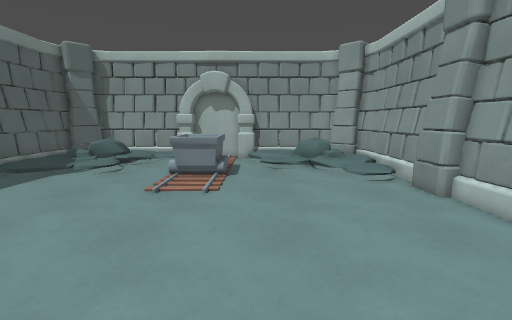
view 1 (above)

15 first-person views from a walk through a Godot game level. The camera is 1.4 m above the floor, tilts 8° down and sees 85° across. The floor is counted in squares, 0.5 m on a side. Each view is taken from the middle of a square. On the plan, view 1 faces up. The plan holds only what a view shows up to about 19 squares ahead; the rest is blank. The place goes on beyond the plan.

view 2
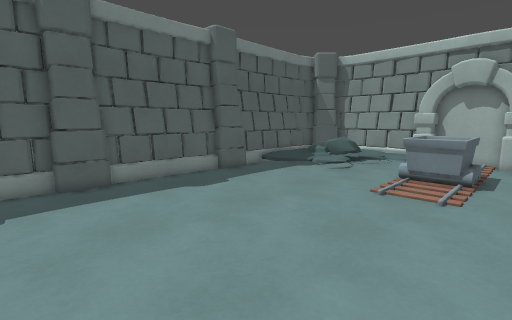

view 3
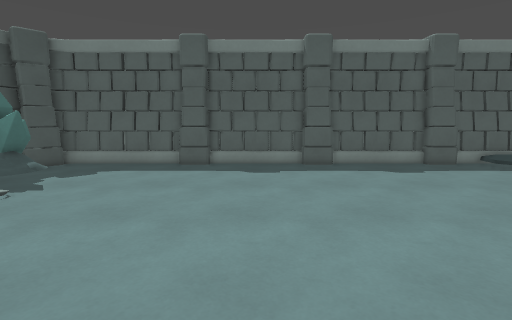

view 4
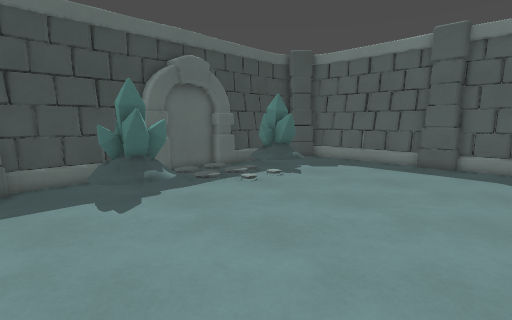

view 5
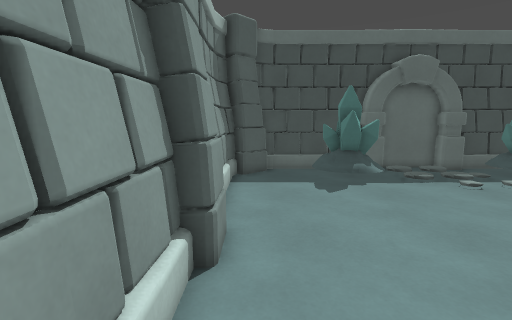

view 6
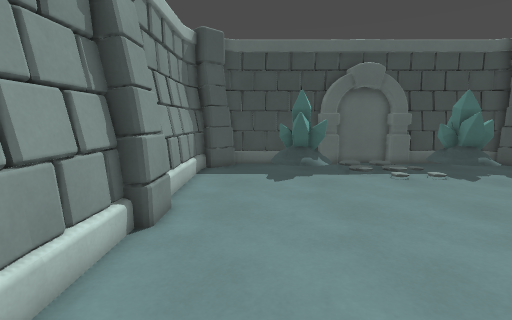

view 7
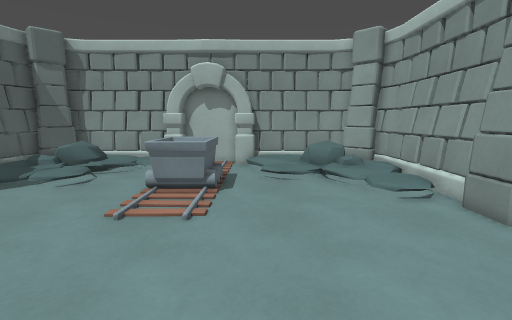

view 8
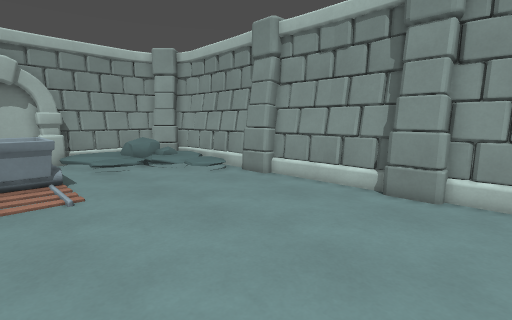

view 9
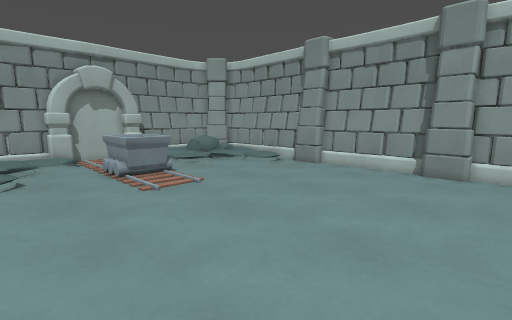

view 10
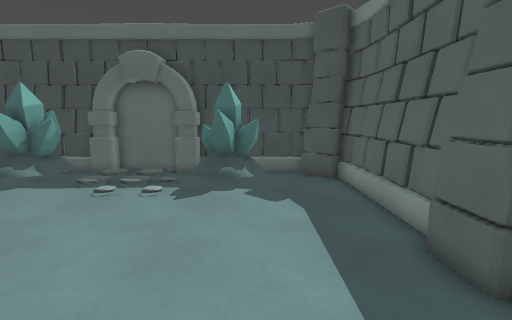

view 11
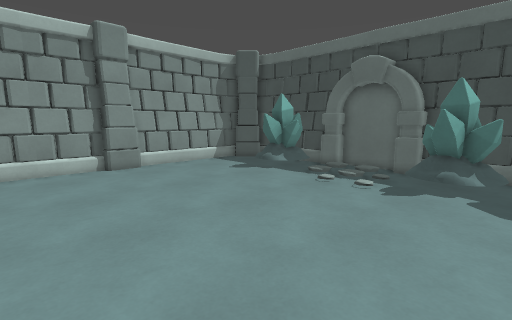

view 12
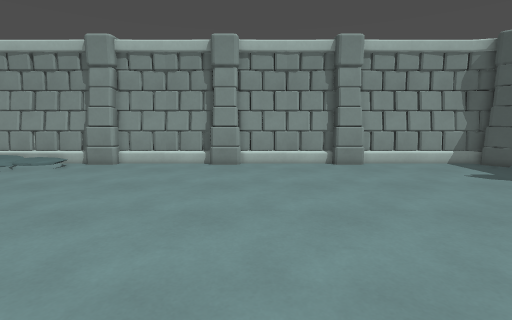

view 13
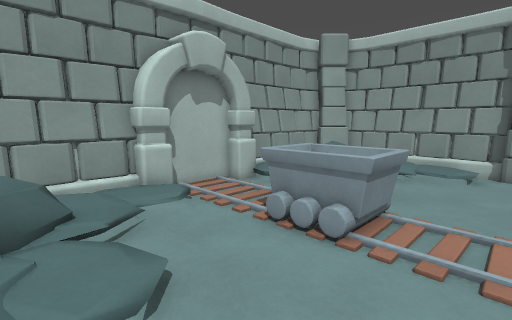

view 14
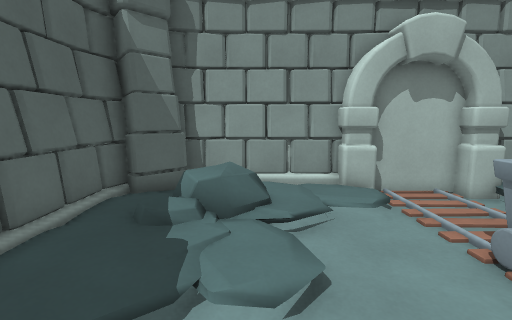

view 15
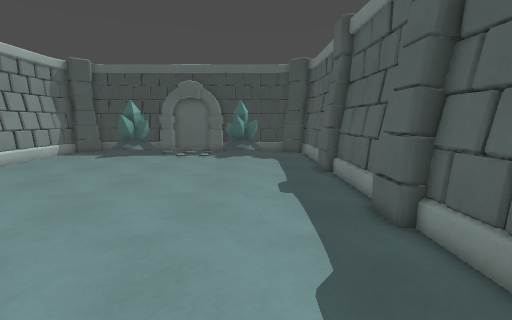

### Floor plan
Key: @ floor where view 1 was taken; # wall or solid block; . main floor; : floor 0.25 m higher than the main floor; + floor 0.5 m higher than the main floor; / step, stairs or slope; = window, fence, low wall or low ledge; R rock; C cart; B block; Y crystal.
Columns run from 14 left of view 1 to 8 right of it. Each row starts with its distance up from view 1.
 22   ########BBBB#######
 21  ##=====##...##=====#
 20 ###   ::::....::    ###
 19 #=    :///.....:     =#
 18 #=  R+:........::/   =#
 17 #=   :....CC ..:://  =#
 16 #= :::/...CCC..//.:::##
 15 #=::::/...C+C...../::=#
 14 ##::......CCC....../:##
 13 #=........CCC....../:=#
 12 ##...................##
 11 ##...................##
 10 ##...................##
  9 #=...................=#
  8 #....................##
  7 #=...................=#
  6 #....................##
  5 #=...................=#
  4 ##...................##
  3 ##...................##
  2 ##...................##
  1 #=...................=#
  0 #.............@......##
 -1 #=...................=#
 -2 #....................##
 -3 #=...................=#
 -4 ##...................##
 -5 ##...................##
 -6 ##...................##
 -7 #=...................=#
 -8 #....................##
 -9 #=...................##
-10 #=......./...........=#
-11 ##....//././.........##
-12 #=...YYY////:/=###...=#
-13 ##...YYY/.....###=...##
-14 ###...YY..//://###..###
-15   ##=#####...#####=##
-16   #######BBBB##  ####

Where each view was taken, in squares from view 1:
view 1: 0 up, 0 right, facing up
view 2: 0 up, 0 right, facing up-left
view 3: 1 down, 5 right, facing left
view 4: 1 down, 6 right, facing down-left
view 5: 1 up, 6 right, facing down
view 6: 3 up, 4 right, facing down
view 7: 3 up, 0 right, facing up
view 8: 0 up, 4 left, facing up-right
view 9: 0 up, 9 left, facing up-right
view 10: 0 up, 9 left, facing down
view 11: 1 up, 10 left, facing down-right
view 12: 1 up, 11 left, facing right
view 13: 11 up, 10 left, facing up-right
view 14: 11 up, 9 left, facing up
view 15: 11 up, 9 left, facing down
